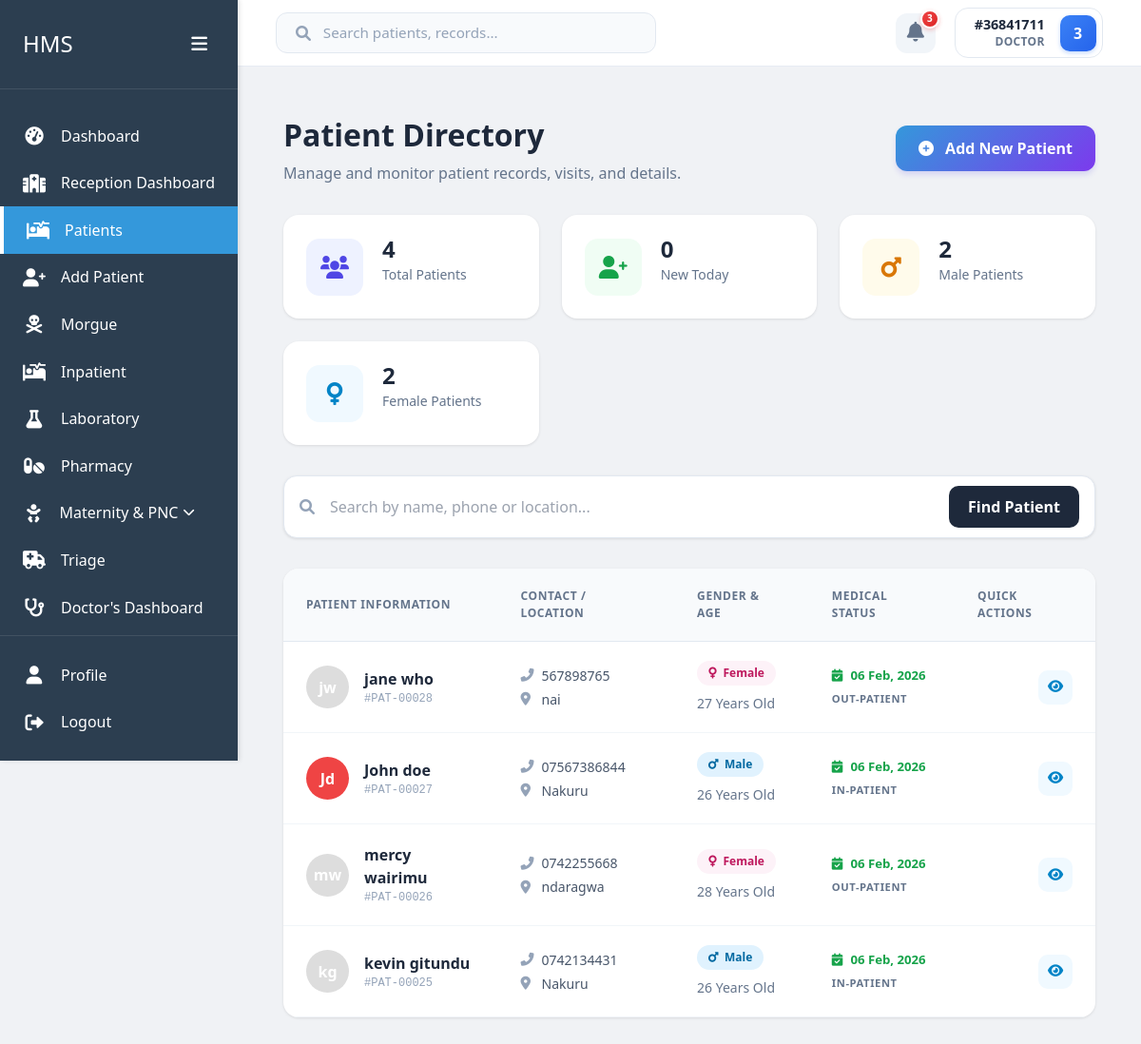
The app's page /home/patients/ (signed in), older data.
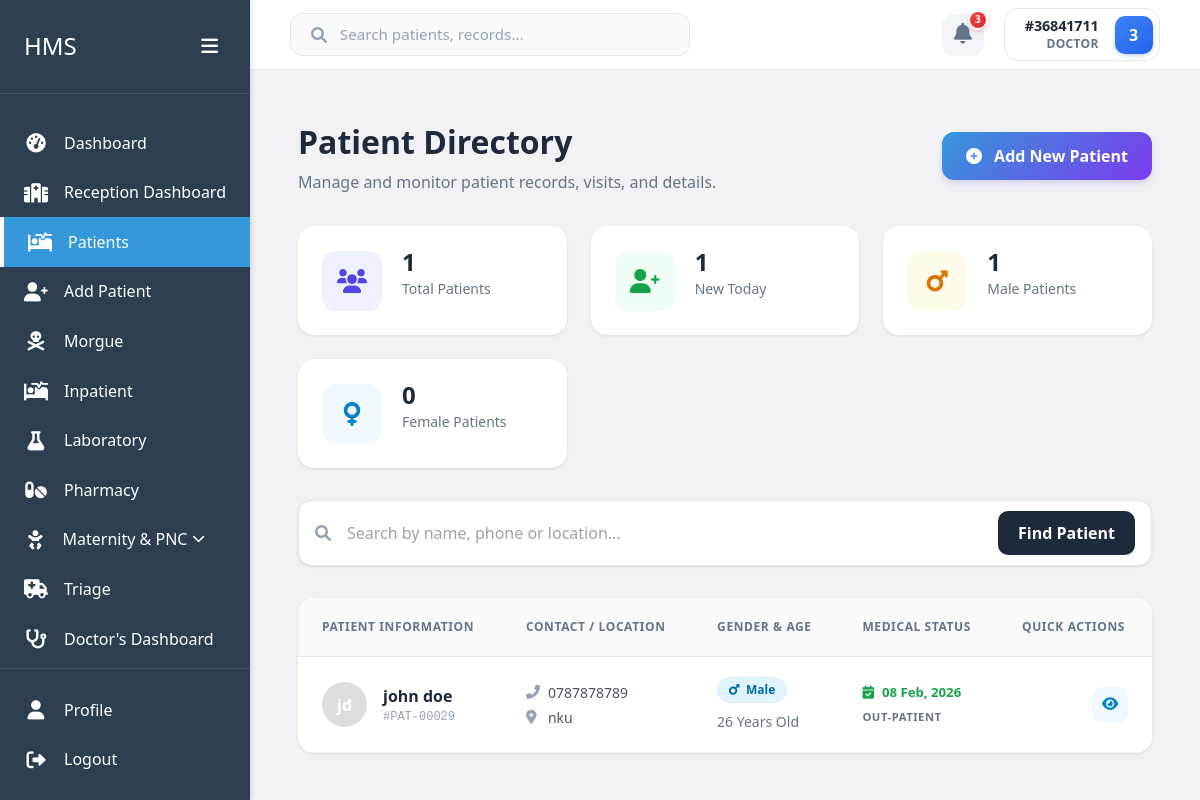
The same page, newer data.
### home/models.py (models this page shows, shortened)
class Patient(models.Model):
    GENDER_CHOICES = [
        ('M', 'Male'),
        ('F', 'Female'),
        ('O', 'Other'),
        ('N', 'Prefer not to say')
    ]
    first_name = models.CharField(max_length=100)
    last_name = models.CharField(max_length=100)
    id_number = models.CharField(max_length=20, unique=True, null=True, blank=True)
    date_of_birth = models.DateField()
    age = models.PositiveIntegerField(editable=False)  # Will be calculated automatically
    phone = models.CharField(max_length=15)
    location = models.CharField(max_length=200)
    gender = models.CharField(max_length=1, choices=GENDER_CHOICES)
    created_at = models.DateTimeField(auto_now_add=True)
    updated_at = models.DateTimeField(auto_now=True)
    created_by = models.ForeignKey('users.User', on_delete=models.SET_NULL, null=True, related_name='patients_created')

class Visit(models.Model):
    patient = models.ForeignKey(Patient, on_delete=models.CASCADE, related_name='visits')
    visit_date = models.DateTimeField(auto_now_add=True)
    visit_type = models.CharField(max_length=20, choices=[('IN-PATIENT', 'In-Patient'), ('OUT-PATIENT', 'Out-Patient')])
    visit_mode = models.CharField(max_length=20, choices=[('Appointment', 'Appointment'), ('Walk In', 'Walk In')])

### home/views.py (the view)
# urls.py: path('patients/', views.PatientListView.as_view(), name='patient_list'),
class PatientListView(LoginRequiredMixin, ListView):
    model = Patient
    template_name = 'home/patient_list.html'
    context_object_name = 'patients'
    def get_queryset(self):
        queryset = Patient.objects.all().order_by('-created_at')
        search_query = self.request.GET.get('search')
        if search_query:
            queryset = queryset.filter(
                Q(first_name__icontains=search_query) |
                Q(last_name__icontains=search_query) |
                Q(phone__icontains=search_query)
            ).order_by('-created_at')
        return queryset
    def get_context_data(self, **kwargs):
        context = super().get_context_data(**kwargs)
        today = timezone.now().date()
        all_patients = Patient.objects.all()
        context['stats'] = {
            'total': all_patients.count(),
            'new_today': all_patients.filter(created_at__date=today).count(),
            'male': all_patients.filter(gender='M').count(),
            'female': all_patients.filter(gender='F').count(),
        }
        patients_with_last_visit = []
        for patient in context['patients']:
            last_visit = Visit.objects.filter(patient=patient).order_by('-visit_date').first()
            patients_with_last_visit.append({
                'patient': patient,
                'last_visit': last_visit
            })
        context['patients_with_last_visit'] = patients_with_last_visit
        return context

### home/templates/home/patient_list.html (shortened to what the changed rows need)
{% extends 'users/dashboard_base.html' %}
{% load custom_filters %}
{% block content %}
<div class="patient-list-wrapper">
    <div class="page-header-premium">
        <div class="header-main">
            <div class="header-text">
                <h1>Patient Directory</h1>
            </div>
        </div>
        <div class="stats-grid-premium">
            <div class="stat-card-modern">
                <div class="stat-info">
                    <span class="stat-value">{{ stats.total }}</span>
                    <span class="stat-label">Total Patients</span>
                </div>
            </div>
            <div class="stat-card-modern">
                <div class="stat-info">
                    <span class="stat-value">{{ stats.new_today }}</span>
                    <span class="stat-label">New Today</span>
                </div>
            </div>
            <div class="stat-card-modern">
                <div class="stat-info">
                    <span class="stat-value">{{ stats.male }}</span>
                    <span class="stat-label">Male Patients</span>
                </div>
            </div>
            <div class="stat-card-modern">
                <div class="stat-info">
                    <span class="stat-value">{{ stats.female }}</span>
                    <span class="stat-label">Female Patients</span>
                </div>
            </div>
        </div>
    </div>
    <div class="patient-grid-container">
        <div class="table-card-premium">
            <div class="table-responsive">
                <table class="premium-table">
                    <thead>
                        <tr>
                            <th>Patient Information</th>
                            <th>Contact / Location</th>
                            <th>Gender & Age</th>
                            <th>Medical Status</th>
                            <th class="text-right">Quick Actions</th>
                        </tr>
                    </thead>
                    <tbody>
                        {% for patient_data in patients_with_last_visit %}
                        <tr class="patient-data-row">
                            <td>
                                <div class="patient-profile-inline">
                                    <div class="avatar-initials" data-name="{{ patient_data.patient.first_name }}">
                                        {{ patient_data.patient.first_name|first }}{{ patient_data.patient.last_name|first }}
                                    </div>
                                    <div class="name-id">
                                        <span class="full-name">{{ patient_data.patient.first_name }} {{ patient_data.patient.last_name }}</span>
                                        <span class="patient-id">#PAT-{{ patient_data.patient.pk|stringformat:"05d" }}</span>
                                    </div>
                                </div>
                            </td>
                            <td>
                                <div class="contact-info">
                                    <span class="phone"><i class="fas fa-phone-alt"></i> {{ patient_data.patient.phone }}</span>
                                    <span class="location"><i class="fas fa-map-marker-alt"></i> {{ patient_data.patient.location }}</span>
                                </div>
                            </td>
                            <td>
                                <div class="demographics">
                                    <span class="gender-badge {{ patient_data.patient.get_gender_display|lower }}">
                                        {% if patient_data.patient.gender == 'M' %}<i class="fas fa-mars"></i>{% else %}<i class="fas fa-venus"></i>{% endif %}
                                        {{ patient_data.patient.get_gender_display }}
                                    </span>
                                    <span class="age-text">{{ patient_data.patient.age }} Years Old</span>
                                </div>
                            </td>
                            <td>
                                <div class="visit-status">
                                    {% if patient_data.last_visit %}
                                    <span class="visit-badge active">
                                        <i class="fas fa-calendar-check"></i>
                                        {{ patient_data.last_visit.visit_date|date:"d M, Y" }}
                                    </span>
                                    <span class="visit-type-label">{{ patient_data.last_visit.get_visit_type_display }}</span>
                                    {% else %}
                                    <span class="visit-badge none">
                                        <i class="fas fa-calendar-times"></i>
                                        Never Visited
                                    </span>
                                    {% endif %}
                                </div>
                            </td>
                            <td class="text-right">
                                <div class="action-buttons-premium">
                                    <a href="{% url 'home:patient_detail' patient_data.patient.pk %}"
                                        class="action-btn-p view" title="View Profile">
                                        <i class="fas fa-eye"></i>
                                    </a>
                                </div>
                            </td>
                        </tr>
                        {% endfor %}
                    </tbody>
                </table>
            </div>
        </div>
    </div>
</div>
{% endblock %}

Row changes from the older to the newer data that the page shows:
removed Patient: patient.first_name|first "j", patient.last_name|first "w", patient.first_name "jane", patient.last_name "who", patient.pk "00028", patient.phone "567898765", patient.location "nai", patient.gender "Female", patient.age "27", last_visit.visit_date "06 Feb, 2026", last_visit.visit_type "OUT-PATIENT"
removed Patient: patient.first_name|first "J", patient.last_name|first "d", patient.first_name "John", patient.last_name "doe", patient.pk "00027", patient.phone "07567386844", patient.location "Nakuru", patient.gender "Male", patient.age "26", last_visit.visit_date "06 Feb, 2026", last_visit.visit_type "IN-PATIENT"
removed Patient: patient.first_name|first "m", patient.last_name|first "w", patient.first_name "mercy", patient.last_name "wairimu", patient.pk "00026", patient.phone "0742255668", patient.location "ndaragwa", patient.gender "Female", patient.age "28", last_visit.visit_date "06 Feb, 2026", last_visit.visit_type "OUT-PATIENT"
removed Patient: patient.first_name|first "k", patient.last_name|first "g", patient.first_name "kevin", patient.last_name "gitundu", patient.pk "00025", patient.phone "0742134431", patient.location "Nakuru", patient.gender "Male", patient.age "26", last_visit.visit_date "06 Feb, 2026", last_visit.visit_type "IN-PATIENT"
added Patient: patient.first_name|first "j", patient.last_name|first "d", patient.first_name "john", patient.last_name "doe", patient.pk "00029", patient.phone "0787878789", patient.location "nku", patient.gender "Male", patient.age "26", last_visit.visit_date "08 Feb, 2026", last_visit.visit_type "OUT-PATIENT"
Text that changed along with them:
{{ stats.total }}: "4" → "1"
{{ stats.new_today }}: "0" → "1"
{{ stats.male }}: "2" → "1"
{{ stats.female }}: "2" → "0"
